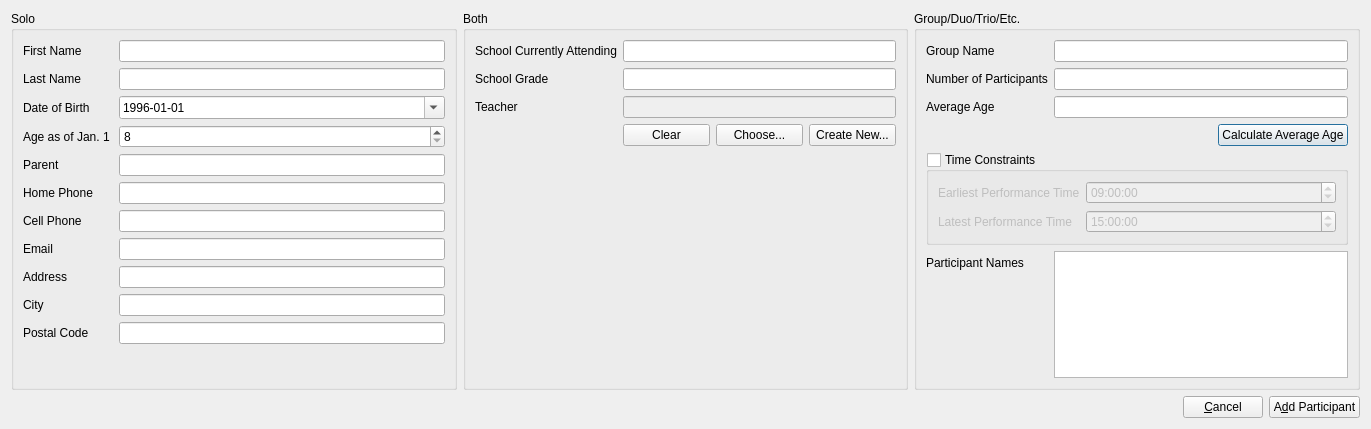
<?xml version="1.0" encoding="UTF-8"?>
<ui version="4.0">
 <class>AddParticipantDialog</class>
 <widget class="QDialog" name="AddParticipantDialog">
  <property name="geometry">
   <rect>
    <x>0</x>
    <y>0</y>
    <width>1371</width>
    <height>429</height>
   </rect>
  </property>
  <property name="windowTitle">
   <string>Dialog</string>
  </property>
  <layout class="QGridLayout" name="gridLayout">
   <item row="0" column="2">
    <widget class="QGroupBox" name="groupBox_2">
     <property name="title">
      <string>Group/Duo/Trio/Etc.</string>
     </property>
     <layout class="QFormLayout" name="formLayout">
      <property name="fieldGrowthPolicy">
       <enum>QFormLayout::AllNonFixedFieldsGrow</enum>
      </property>
      <item row="0" column="0">
       <widget class="QLabel" name="groupNameLabel">
        <property name="text">
         <string>Group Name</string>
        </property>
       </widget>
      </item>
      <item row="0" column="1">
       <widget class="QLineEdit" name="groupNameLineEdit"/>
      </item>
      <item row="1" column="0">
       <widget class="QLabel" name="groupSizeLabel">
        <property name="text">
         <string>Number of Participants</string>
        </property>
       </widget>
      </item>
      <item row="1" column="1">
       <widget class="QLineEdit" name="numberParticipantsLineEdit">
        <property name="inputMethodHints">
         <set>Qt::ImhDigitsOnly</set>
        </property>
       </widget>
      </item>
      <item row="2" column="0">
       <widget class="QLabel" name="averageAgeLabel">
        <property name="text">
         <string>Average Age</string>
        </property>
       </widget>
      </item>
      <item row="2" column="1">
       <widget class="QLineEdit" name="averageAgeLineEdit">
        <property name="inputMethodHints">
         <set>Qt::ImhDigitsOnly</set>
        </property>
       </widget>
      </item>
      <item row="3" column="1">
       <layout class="QHBoxLayout" name="horizontalLayout_3">
        <item>
         <spacer name="horizontalSpacer_2">
          <property name="orientation">
           <enum>Qt::Horizontal</enum>
          </property>
          <property name="sizeHint" stdset="0">
           <size>
            <width>40</width>
            <height>20</height>
           </size>
          </property>
         </spacer>
        </item>
        <item>
         <widget class="QPushButton" name="calculateAverageAgeBtn">
          <property name="text">
           <string>Calculate Average Age</string>
          </property>
         </widget>
        </item>
       </layout>
      </item>
      <item row="5" column="0" colspan="2">
       <widget class="QGroupBox" name="timeConstraintsGroupBox">
        <property name="title">
         <string>Time Constraints</string>
        </property>
        <property name="flat">
         <bool>false</bool>
        </property>
        <property name="checkable">
         <bool>true</bool>
        </property>
        <property name="checked">
         <bool>false</bool>
        </property>
        <layout class="QFormLayout" name="formLayout_3">
         <item row="0" column="0">
          <widget class="QLabel" name="earliestPerformanceTimeLabel_2">
           <property name="text">
            <string>Earliest Performance Time</string>
           </property>
          </widget>
         </item>
         <item row="0" column="1">
          <widget class="QTimeEdit" name="earliestPerformanceTimeTimeEdit">
           <property name="time">
            <time>
             <hour>9</hour>
             <minute>0</minute>
             <second>0</second>
            </time>
           </property>
          </widget>
         </item>
         <item row="1" column="0">
          <widget class="QLabel" name="latestPerformanceTimeLabel_2">
           <property name="text">
            <string>Latest Performance Time</string>
           </property>
          </widget>
         </item>
         <item row="1" column="1">
          <widget class="QTimeEdit" name="latestPerformanceTimeTimeEdit">
           <property name="time">
            <time>
             <hour>15</hour>
             <minute>0</minute>
             <second>0</second>
            </time>
           </property>
          </widget>
         </item>
        </layout>
       </widget>
      </item>
      <item row="6" column="1">
       <widget class="QTextEdit" name="participantsTextEdit"/>
      </item>
      <item row="6" column="0">
       <widget class="QLabel" name="label">
        <property name="text">
         <string>Participant Names</string>
        </property>
       </widget>
      </item>
     </layout>
     <zorder>groupNameLabel</zorder>
     <zorder>groupSizeLabel</zorder>
     <zorder>numberParticipantsLineEdit</zorder>
     <zorder>averageAgeLabel</zorder>
     <zorder>averageAgeLineEdit</zorder>
     <zorder>groupNameLineEdit</zorder>
     <zorder>timeConstraintsGroupBox</zorder>
     <zorder>horizontalLayoutWidget</zorder>
     <zorder>participantsTextEdit</zorder>
     <zorder>label</zorder>
    </widget>
   </item>
   <item row="0" column="0">
    <widget class="QGroupBox" name="groupBox">
     <property name="title">
      <string>Solo</string>
     </property>
     <layout class="QFormLayout" name="formLayout_2">
      <property name="fieldGrowthPolicy">
       <enum>QFormLayout::AllNonFixedFieldsGrow</enum>
      </property>
      <item row="0" column="0">
       <widget class="QLabel" name="firstNameLabel">
        <property name="text">
         <string>First Name</string>
        </property>
       </widget>
      </item>
      <item row="0" column="1">
       <widget class="QLineEdit" name="firstNameLineEdit"/>
      </item>
      <item row="1" column="0">
       <widget class="QLabel" name="lastNameLabel">
        <property name="text">
         <string>Last Name</string>
        </property>
       </widget>
      </item>
      <item row="1" column="1">
       <widget class="QLineEdit" name="lastNameLineEdit"/>
      </item>
      <item row="2" column="0">
       <widget class="QLabel" name="dateOfBirthLabel">
        <property name="text">
         <string>Date of Birth</string>
        </property>
       </widget>
      </item>
      <item row="2" column="1">
       <widget class="QDateEdit" name="dateOfBirthDateEdit">
        <property name="autoFillBackground">
         <bool>false</bool>
        </property>
        <property name="date">
         <date>
          <year>1996</year>
          <month>1</month>
          <day>1</day>
         </date>
        </property>
        <property name="minimumDate">
         <date>
          <year>1900</year>
          <month>1</month>
          <day>1</day>
         </date>
        </property>
        <property name="displayFormat">
         <string>yyyy-MM-dd</string>
        </property>
        <property name="calendarPopup">
         <bool>true</bool>
        </property>
       </widget>
      </item>
      <item row="3" column="0">
       <widget class="QLabel" name="ageLabel">
        <property name="text">
         <string>Age as of Jan. 1 </string>
        </property>
       </widget>
      </item>
      <item row="3" column="1">
       <widget class="QSpinBox" name="ageSpinBox">
        <property name="minimum">
         <number>8</number>
        </property>
       </widget>
      </item>
      <item row="4" column="0">
       <widget class="QLabel" name="parentLabel">
        <property name="text">
         <string>Parent</string>
        </property>
       </widget>
      </item>
      <item row="4" column="1">
       <widget class="QLineEdit" name="parentLineEdit"/>
      </item>
      <item row="5" column="0">
       <widget class="QLabel" name="homePhoneLabel">
        <property name="text">
         <string>Home Phone</string>
        </property>
       </widget>
      </item>
      <item row="5" column="1">
       <widget class="QLineEdit" name="homePhoneLineEdit">
        <property name="inputMethodHints">
         <set>Qt::ImhDigitsOnly</set>
        </property>
       </widget>
      </item>
      <item row="6" column="0">
       <widget class="QLabel" name="cellPhoneLabel">
        <property name="text">
         <string>Cell Phone</string>
        </property>
       </widget>
      </item>
      <item row="6" column="1">
       <widget class="QLineEdit" name="cellPhoneLineEdit">
        <property name="inputMethodHints">
         <set>Qt::ImhDigitsOnly</set>
        </property>
       </widget>
      </item>
      <item row="7" column="0">
       <widget class="QLabel" name="emailLabel">
        <property name="text">
         <string>Email</string>
        </property>
       </widget>
      </item>
      <item row="7" column="1">
       <widget class="QLineEdit" name="emailLineEdit">
        <property name="inputMethodHints">
         <set>Qt::ImhEmailCharactersOnly</set>
        </property>
       </widget>
      </item>
      <item row="8" column="0">
       <widget class="QLabel" name="addressLabel">
        <property name="text">
         <string>Address</string>
        </property>
       </widget>
      </item>
      <item row="8" column="1">
       <widget class="QLineEdit" name="addressLineEdit"/>
      </item>
      <item row="9" column="0">
       <widget class="QLabel" name="cityLabel">
        <property name="text">
         <string>City</string>
        </property>
       </widget>
      </item>
      <item row="9" column="1">
       <widget class="QLineEdit" name="cityLineEdit"/>
      </item>
      <item row="10" column="0">
       <widget class="QLabel" name="postalCodeLabel">
        <property name="text">
         <string>Postal Code</string>
        </property>
       </widget>
      </item>
      <item row="10" column="1">
       <widget class="QLineEdit" name="postalCodeLineEdit">
        <property name="inputMethodHints">
         <set>Qt::ImhNone</set>
        </property>
       </widget>
      </item>
     </layout>
    </widget>
   </item>
   <item row="0" column="1">
    <widget class="QGroupBox" name="groupBox_3">
     <property name="title">
      <string>Both</string>
     </property>
     <layout class="QFormLayout" name="formLayout_5">
      <item row="0" column="0">
       <widget class="QLabel" name="schoolAttendingLabel">
        <property name="text">
         <string>School Currently Attending</string>
        </property>
       </widget>
      </item>
      <item row="0" column="1">
       <widget class="QLineEdit" name="schoolAttendingLineEdit"/>
      </item>
      <item row="1" column="0">
       <widget class="QLabel" name="schoolGradeLabel">
        <property name="text">
         <string>School Grade</string>
        </property>
       </widget>
      </item>
      <item row="1" column="1">
       <widget class="QLineEdit" name="schoolGradeLineEdit"/>
      </item>
      <item row="2" column="0">
       <widget class="QLabel" name="contactPersonLabel">
        <property name="text">
         <string>Teacher</string>
        </property>
       </widget>
      </item>
      <item row="2" column="1">
       <widget class="QLineEdit" name="contactPersonLineEdit">
        <property name="enabled">
         <bool>false</bool>
        </property>
       </widget>
      </item>
      <item row="3" column="1">
       <layout class="QHBoxLayout" name="horizontalLayout_10">
        <item>
         <widget class="QPushButton" name="clearContactBtn">
          <property name="text">
           <string>Clear</string>
          </property>
         </widget>
        </item>
        <item>
         <widget class="QPushButton" name="chooseContactBtn">
          <property name="text">
           <string>Choose...</string>
          </property>
         </widget>
        </item>
        <item>
         <widget class="QPushButton" name="createContactBtn">
          <property name="text">
           <string>Create New...</string>
          </property>
         </widget>
        </item>
       </layout>
      </item>
     </layout>
    </widget>
   </item>
   <item row="1" column="2">
    <layout class="QHBoxLayout" name="horizontalLayout">
     <item>
      <spacer name="horizontalSpacer">
       <property name="orientation">
        <enum>Qt::Horizontal</enum>
       </property>
       <property name="sizeHint" stdset="0">
        <size>
         <width>167</width>
         <height>20</height>
        </size>
       </property>
      </spacer>
     </item>
     <item>
      <widget class="QPushButton" name="cancelBtn">
       <property name="text">
        <string>&amp;Cancel</string>
       </property>
      </widget>
     </item>
     <item>
      <widget class="QPushButton" name="addParticipantBtn">
       <property name="text">
        <string>A&amp;dd Participant</string>
       </property>
      </widget>
     </item>
    </layout>
   </item>
  </layout>
 </widget>
 <tabstops>
  <tabstop>firstNameLineEdit</tabstop>
  <tabstop>lastNameLineEdit</tabstop>
  <tabstop>dateOfBirthDateEdit</tabstop>
  <tabstop>ageSpinBox</tabstop>
  <tabstop>parentLineEdit</tabstop>
  <tabstop>homePhoneLineEdit</tabstop>
  <tabstop>cellPhoneLineEdit</tabstop>
  <tabstop>emailLineEdit</tabstop>
  <tabstop>addressLineEdit</tabstop>
  <tabstop>cityLineEdit</tabstop>
  <tabstop>postalCodeLineEdit</tabstop>
  <tabstop>schoolAttendingLineEdit</tabstop>
  <tabstop>schoolGradeLineEdit</tabstop>
  <tabstop>clearContactBtn</tabstop>
  <tabstop>chooseContactBtn</tabstop>
  <tabstop>createContactBtn</tabstop>
  <tabstop>groupNameLineEdit</tabstop>
  <tabstop>numberParticipantsLineEdit</tabstop>
  <tabstop>averageAgeLineEdit</tabstop>
  <tabstop>calculateAverageAgeBtn</tabstop>
  <tabstop>timeConstraintsGroupBox</tabstop>
  <tabstop>earliestPerformanceTimeTimeEdit</tabstop>
  <tabstop>latestPerformanceTimeTimeEdit</tabstop>
  <tabstop>participantsTextEdit</tabstop>
  <tabstop>addParticipantBtn</tabstop>
  <tabstop>cancelBtn</tabstop>
  <tabstop>contactPersonLineEdit</tabstop>
 </tabstops>
 <resources/>
 <connections/>
</ui>
